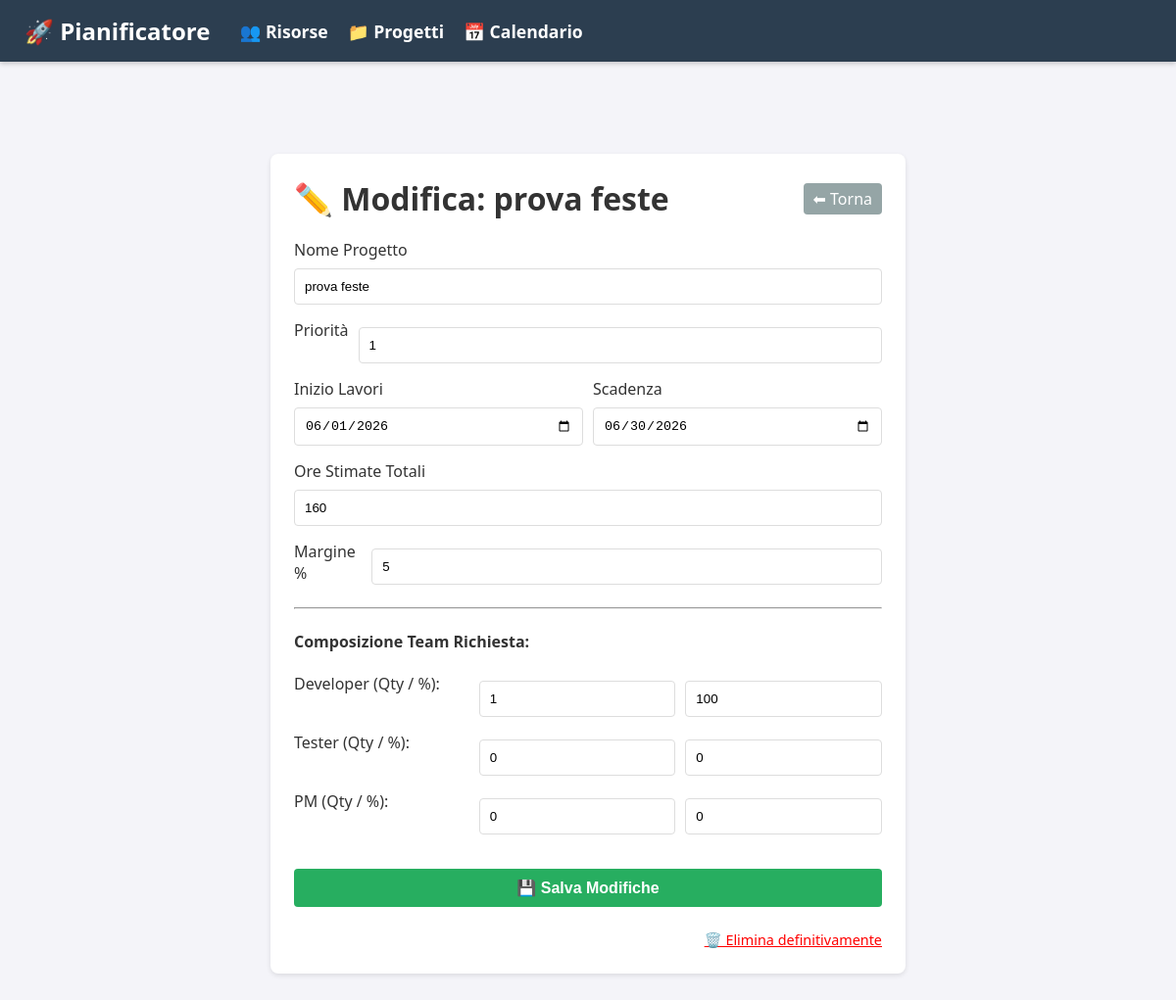
The page /modifica_progetto/3 on the database as committed earlier.
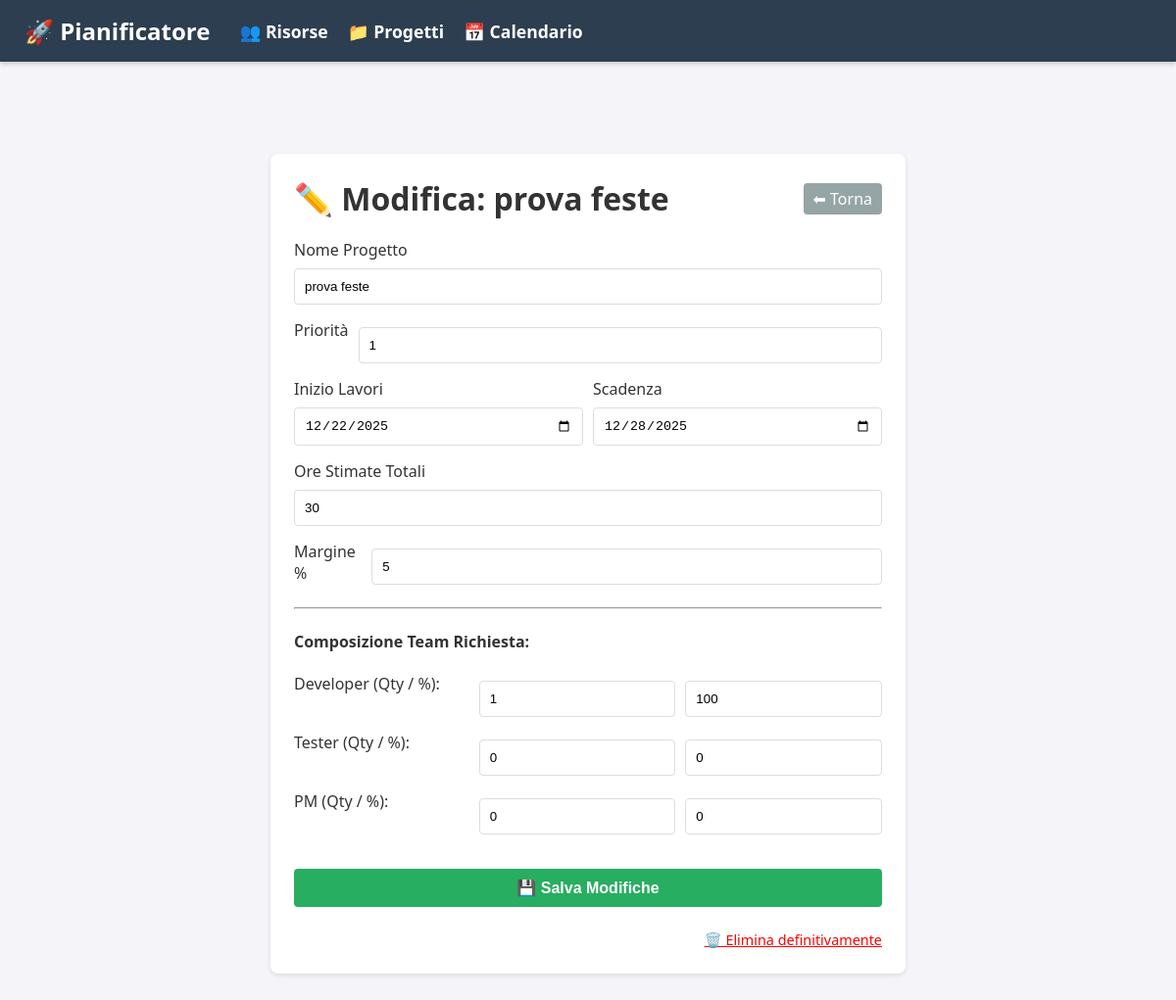
The same page on the database as committed later.
### app/models/database.py (models this page shows, shortened)
class ProgettoDB(db.Model):
    id = db.Column(db.Integer, primary_key=True)
    nome = db.Column(db.String(100), nullable=False)
    stato = db.Column(db.String(50), default='In svolgimento', nullable=False)
    priorita = db.Column(db.Integer, nullable=False)
    data_inizio = db.Column(db.Date, nullable=False)
    data_consegna = db.Column(db.Date, nullable=False)
    ore_stimate = db.Column(db.Integer, nullable=False)
    margine = db.Column(db.Integer, default=10)
    requisiti_str = db.Column(db.String(200), nullable=False, default="")

### app/routes/progetti.py (the view)
@bp.route('/modifica_progetto/<int:id>', methods=['GET'])
def modifica_progetto_view(id):
    p = ProgettoDB.query.get_or_404(id)
    reqs = {'Developer': {'qty':0,'perc':0}, 'Tester': {'qty':0,'perc':0}, 'PM': {'qty':0,'perc':0}}
    if p.requisiti_str:
        for pair in p.requisiti_str.split(';'):
            parts = pair.split(':')
            if len(parts)==3: reqs[parts[0]] = {'qty':int(parts[1]), 'perc':int(parts[2])}
    return render_template('modifica_progetto.html', p=p, reqs=reqs, today=date.today())

### app/templates/modifica_progetto.html (shortened to what this page needs)
{% extends "base.html" %}
{% block content %}
<div class="container" style="justify-content: center; display:flex;">
    <div class="card" style="width: 100%; max-width: 600px;">
        <div style="display:flex; justify-content:space-between; align-items:center; margin-bottom:20px;">
            <h1 style="margin:0;">✏️ Modifica: {{ p.nome }}</h1>
            <a href="/progetti" class="btn-back" style="background:#95a5a6; padding:5px 10px; border-radius:4px;">⬅
                Torna</a>
        </div>
        <form action="/aggiorna_progetto/{{ p.id }}" method="POST" onsubmit="return validaPercentuali()">
            <label>Nome Progetto</label>
            <input type="text" name="nome" value="{{ p.nome }}" required>
            <div class="row">
                <label>Priorità</label>
                <input type="number" name="priorita" value="{{ p.priorita }}" min="1" max="10">
            </div>
            <div class="row">
                <div style="flex:1">
                    <label>Inizio Lavori</label>
                    <input type="date" name="data_inizio" value="{{ p.data_inizio }}" required>
                </div>
                <div style="flex:1">
                    <label>Scadenza</label>
                    <input type="date" name="data" value="{{ p.data_consegna }}" required>
                </div>
            </div>
            <label>Ore Stimate Totali</label>
            <input type="number" name="ore" value="{{ p.ore_stimate }}" required>
            <div class="row">
                <label>Margine %</label>
                <input type="number" name="margine" value="{{ p.margine }}">
            </div>
            <hr>
            <h4>Composizione Team Richiesta:</h4>
            <div class="row">
                <label style="flex:1">Developer (Qty / %):</label>
                <input type="number" name="qty_dev" value="{{ reqs['Developer']['qty'] }}" min="0" style="flex:1">
                <input type="number" name="pct_dev" id="pct_dev" value="{{ reqs['Developer']['perc'] }}" min="0"
                    max="100" style="flex:1">
            </div>
            <div class="row">
                <label style="flex:1">Tester (Qty / %):</label>
                <input type="number" name="qty_tester" value="{{ reqs['Tester']['qty'] }}" min="0" style="flex:1">
                <input type="number" name="pct_tester" id="pct_tester" value="{{ reqs['Tester']['perc'] }}" min="0"
                    max="100" style="flex:1">
            </div>
            <div class="row">
                <label style="flex:1">PM (Qty / %):</label>
                <input type="number" name="qty_pm" value="{{ reqs['PM']['qty'] }}" min="0" style="flex:1">
                <input type="number" name="pct_pm" id="pct_pm" value="{{ reqs['PM']['perc'] }}" min="0" max="100"
                    style="flex:1">
            </div>
            <div class="row" style="margin-top: 20px;">
                <button type="submit" class="btn-calcola">💾 Salva Modifiche</button>
            </div>
        </form>
        <br>
        <div style="text-align: right;">
            <a href="/elimina_progetto/{{ p.id }}" style="color: red; font-size: 0.9rem;"
                onclick="return confirm('Sei sicuro?')">🗑️ Elimina definitivamente</a>
        </div>
    </div>
</div>
{% endblock %}

Rows that differ between the two databases and show on the page:
changed ProgettoDB "prova feste": data_inizio "06/01/2026" → "12/22/2025"; data "06/30/2026" → "12/28/2025"; ore "160" → "30"
